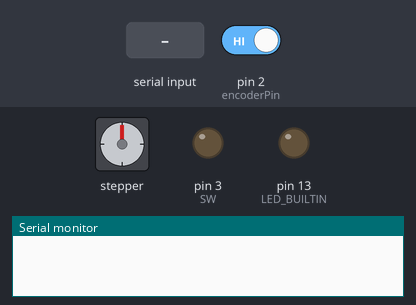
A sketch run on a simulated Arduino Uno, built with avr-gcc and run on an emulated ATmega328P. On the bench: stepper motor, output pins drawn as LEDs (lit = HIGH), the last lines printed to the serial monitor. Dashed ring = blinking. Inputs (shaded band) come from the test bench; at power-on: pin 2 (encoderPin) HIGH. Stepper angles assume 360 steps per turn.

Above: at 2.2 s.
2.3 s: "90,45\n" received over Serial
At 3.41 s:
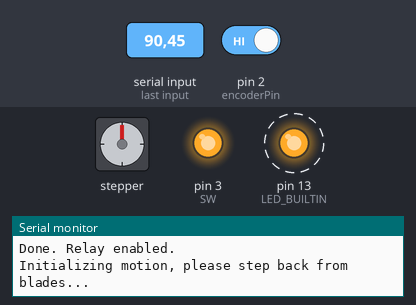
5.3 s: "5\n" received over Serial
At 8.1 s:
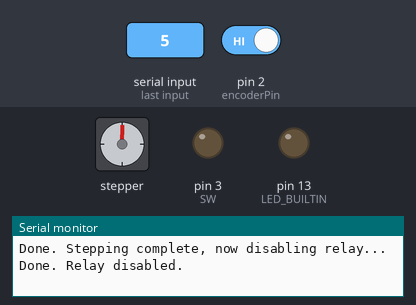
8.3 s: "30,150\n" received over Serial
At 9.41 s:
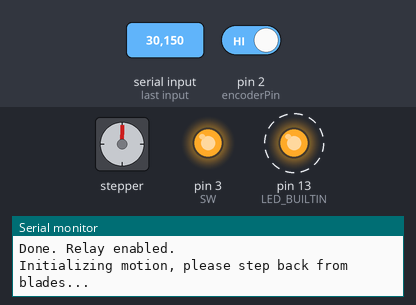
12.8 s: "90\n" received over Serial
At 13.91 s:
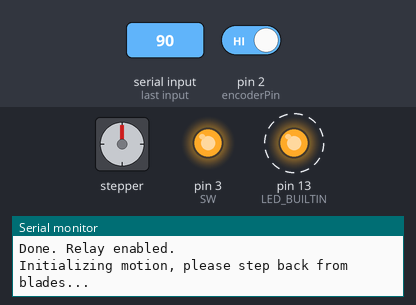
Timing chart, 0 to 16.4 s (numbered marks = the images above; inputs shaded):
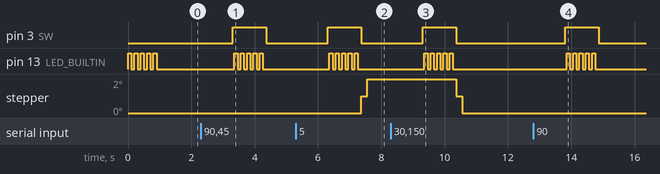

Measured:
- after the input at 2.3 s, pin 3 (SW): LOW → HIGH after 1.0 s, → LOW 1.1 s later; pin 13 (LED_BUILTIN): alternates HIGH for 0.10 s and LOW for 0.10 s, 10 changes in all, then stays LOW, starting after 1.1 s
- after the input at 5.3 s, pin 3 (SW): LOW → HIGH after 1.0 s, → LOW 1.1 s later; pin 13 (LED_BUILTIN): alternates HIGH for 0.10 s and LOW for 0.10 s, 10 changes in all, then stays LOW, starting after 1.1 s; stepper: goes 1° 0.18 s, then 2°, starting after 2.1 s
- after the input at 8.3 s, pin 3 (SW): LOW → HIGH after 1.0 s, → LOW 1.1 s later; pin 13 (LED_BUILTIN): alternates HIGH for 0.10 s and LOW for 0.10 s, 10 changes in all, then stays LOW, starting after 1.1 s; stepper: goes 1° 0.18 s, then 0°, starting after 2.1 s
- after the input at 12.8 s, pin 3 (SW): LOW → HIGH after 1.0 s, → LOW 1.1 s later; pin 13 (LED_BUILTIN): alternates HIGH for 0.10 s and LOW for 0.10 s, 10 changes in all, then stays LOW, starting after 1.1 s

The sketch:

stepperRunToPositionUpdated.ino
```cpp
#include <AccelStepper.h>
#include <elapsedMillis.h>

// Motor Connections (constant current, step/direction bipolar motor driver)
const int dirPin = 4;
const int stepPin = 5;
const int SW = 3;
const int encoderPin = 2;

const int LED = 6;


int microstepNum = 4;
long gearRatio = 3L;

long degPerStep = .9/microstepNum;
int stepsPerRev = 360/degPerStep*gearRatio;

long maxStepRate = 25L; // steps / second

long stepRate = 20L; // steps / second

long numRev = 1L;

int numSteps = int(stepsPerRev * numRev);

AccelStepper myStepper(AccelStepper::DRIVER, stepPin, dirPin);           // works for a4988 (Bipolar, constant current, step/direction driver)

elapsedMillis printTime;    // one second info printout timer.

bool relayON = false;

int encoderSignal = 1;

int desiredPosition = 0;

void setup() {
  Serial.begin(9600);
  myStepper.setMaxSpeed(200);    // must be equal to or greater than desired speed.
  myStepper.setAcceleration(10);
  myStepper.setCurrentPosition(0);

  pinMode(SW, OUTPUT);
  pinMode(encoderPin, INPUT_PULLUP);
  pinMode(LED_BUILTIN, OUTPUT);

  // Indicator LED shows that program has started
  for (int i = 0; i < 5; i++){
          digitalWrite(LED_BUILTIN, HIGH); // LED is pin 6
          delay(100);
          digitalWrite(LED_BUILTIN, LOW);
          delay(100);
      }
}

void loop() {

  encoderSignal = digitalRead(encoderPin);

  if(Serial.available() > 0){
    String command = Serial.readString();

    // checks for command containing "pos" and no motion (relay off) --> prints current position
    if(command.indexOf('pos') > 0 and digitalRead(SW) == LOW){
        Serial.println("Current stepper position is " + String(myStepper.currentPosition()));
    }

    // checks for command containing "pos" and motion (relay on) --> prints target position
    else if(command.indexOf('pos') > 0 and digitalRead(SW) == HIGH){
        Serial.println("Target stepper position is " + String(myStepper.targetPosition()));
    }

    // checks for command containing "step" and no motion (relay off) --> steps forward by 1
    else if (command.indexOf('step') > 0 and digitalRead(SW) == LOW){
        Serial.println("Taking one step forward...");

        desiredPosition = (myStepper.currentPosition() + 1) % stepsPerRev;

        myStepper.moveTo(desiredPosition);

        Serial.println("Done. Moved forward by 1 (micro)step. ");
    }

    // checks for command containing desired step position (number), if found it enables the relay, moves stepper to that position, then disables relay
    else if(isDigit(command[0])){

      Serial.println("Step command received, enabling relay... ");
      digitalWrite(SW, HIGH);
      Serial.println("Done. Relay enabled.");

      Serial.println("Initializing motion, please step back from blades... ");
      //digitalWrite(LED, HIGH);

      desiredPosition = command.toInt();
      desiredPosition = desiredPosition % stepsPerRev; // accounts for step positions above the max step position

      // indicator LED shows that stepping is starting
      for (int i = 0; i < 5; i++){
          digitalWrite(LED_BUILTIN, HIGH); // LED_BUILTIN is "L" light on board
          delay(100);
          digitalWrite(LED_BUILTIN, LOW);
          delay(100);
      }
      myStepper.moveTo(desiredPosition);

      Serial.println("Done. Stepping complete, now disabling relay... ");
      digitalWrite(SW, LOW);
      Serial.println("Done. Relay disabled. ");

    }
    else if (command.indexOf("quit") > 0){
      Serial.println("Quit command received. Stopping motion... ");

      myStepper.disableOutputs();           // Disable motor output immediately
      myStepper.setCurrentPosition(myStepper.currentPosition());  // Reset position to current instantly

      digitalWrite(SW, LOW);

      Serial.println("Stirrer successfully stopped at position " + String(myStepper.currentPosition()) + " and relay disabled! ");
    }

    else { // input not recognized
        Serial.println("Input not recognized, plz try again. ");
        for (int i = 0; i < 5; i++){
          digitalWrite(LED, HIGH); // LED is pin 6
          delay(100);
          digitalWrite(LED, LOW);
          delay(100);
        }
    }
  }
  if (encoderSignal == LOW){
      Serial.println("Stirrer has made a full rotation! Stopping motion now...");

      myStepper.disableOutputs();           // Disable motor output immediately
      myStepper.setCurrentPosition(myStepper.currentPosition());  // Reset position to current instantly

      Serial.println("Stirrer successfully stopped! Now setting this to 0 position...");

      myStepper.setCurrentPosition(0);

      Serial.println("Done. This is not position 0.");

  }
  //if (myStepper.distanceToGo() != 0){
  myStepper.run();
  //}
}
```
